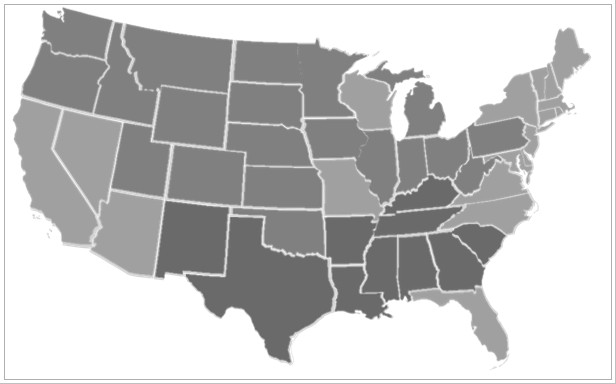
#> input picture trabalho1/mapaEUA.jpg, 616 x 384 px
$ python exercicio1.py   (Python 2 division)
#> lines starting #> are read from the running program, lines starting #| are printed output that depends on the picture
import numpy as np
import matplotlib.pyplot as plt
from PIL import Image
# -*- coding: cp1252 -*-


pil1=Image.open('mapaEUA.jpg')
#> pil1 is the input picture: PIL image 616x384 L; min 96, max 255, mean 194
(l,h)=pil1.size
#> l = 616; h = 384
print(l,h)
#| 616 384

#capturando o nÃºmero de pixels com cada intensidade (0-255)
# e salvando na lista groups as intensidades com mais de 10000 pixels
intensities = list()
groups = list()
for i, value in enumerate(pil1.histogram()):
    intensities.append(value)
    if value > 10000:
        groups.append (i)
#> after the loop, groups = [106, 128, 160, 255]; intensities = 256 values, max 103201 at index 255, min 0 at index 0, mean 924

plt.hist(range(256), bins=256, normed = False, weights = intensities, cumulative = False, bottom = None, histtype = 'barstacked', align = 'mid', orientation = 'vertical', color='gray')
print len(intensities)
#| 256
print (groups)
#| [106, 128, 160, 255]

Iout=Image.new('RGB', (l,h))
#> Iout: PIL image 616x384 RGB; every value is 0

#criando uma lista de cores que será associada a cada grupo (lista groups) de pixels
color = [(255, 255, 50), (252, 152, 23), (123, 228, 180), (20, 20, 20)]

#associando cada pixel a uma cor, conforme o grupo que este se encaixa
#obs: o limite entre dois grupos é dado pela média entre os valores de intensidades
#ex: se grupo1 = 250 e grupo 2 = 0, pixels com intensidade menor que 125
#serão coloridos como parte do grupo 2
for j in range(0, h):
    for i in range(0, l):
        val=pil1.getpixel((i,j))
        if val < np.mean(groups[0:2]):
            Iout.putpixel((i,j),color[0])
        elif val >= np.mean(groups[0:2]) and val < np.mean(groups[1:3]):
            Iout.putpixel((i,j),color[1])
        elif val >= np.mean(groups[1:3]) and val < np.mean(groups[2:]):
            Iout.putpixel((i,j),color[2])
        else:
            Iout.putpixel((i,j),color[3])
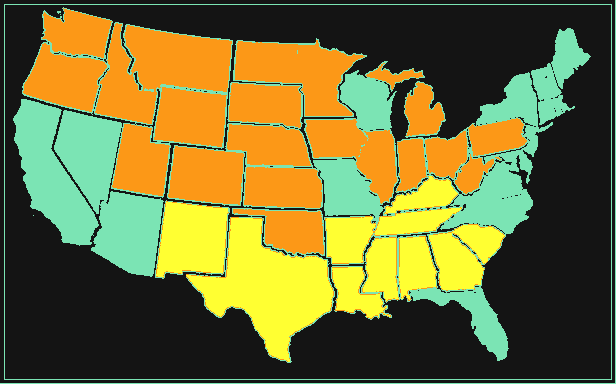
#> Iout: PIL image 616x384 RGB; mean R, G, B 115.3, 111.6, 52

Iout.save("Iout.jpg","JPEG")

plt.show()
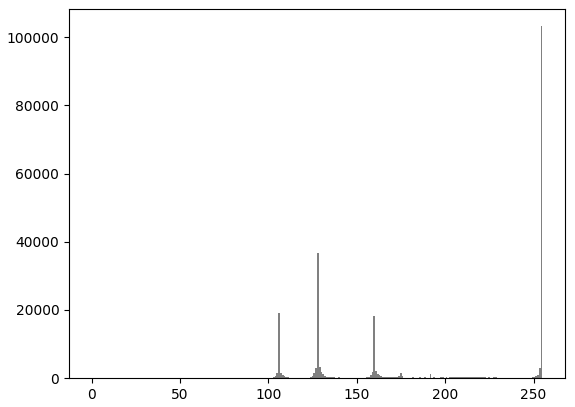
#> figure drawn by matplotlib, 1 panel; tallest bar 103201 high, from x = 254 to 255
